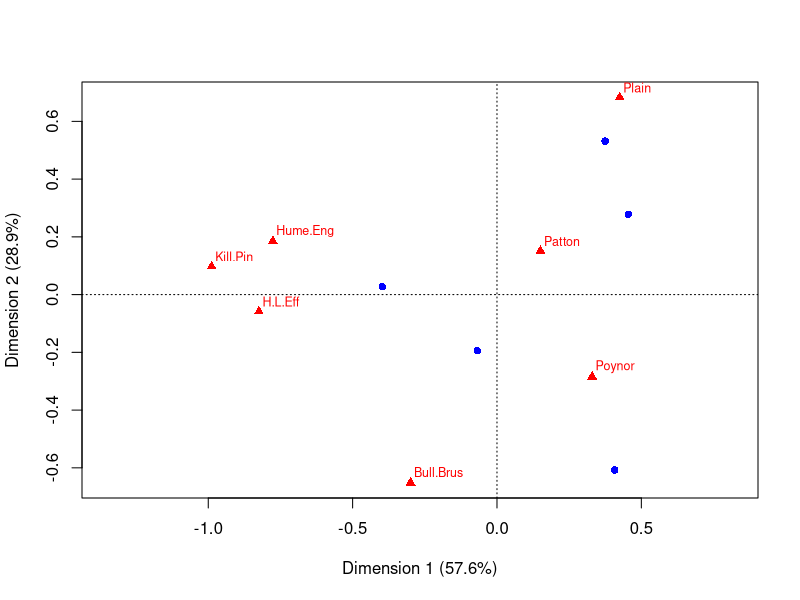
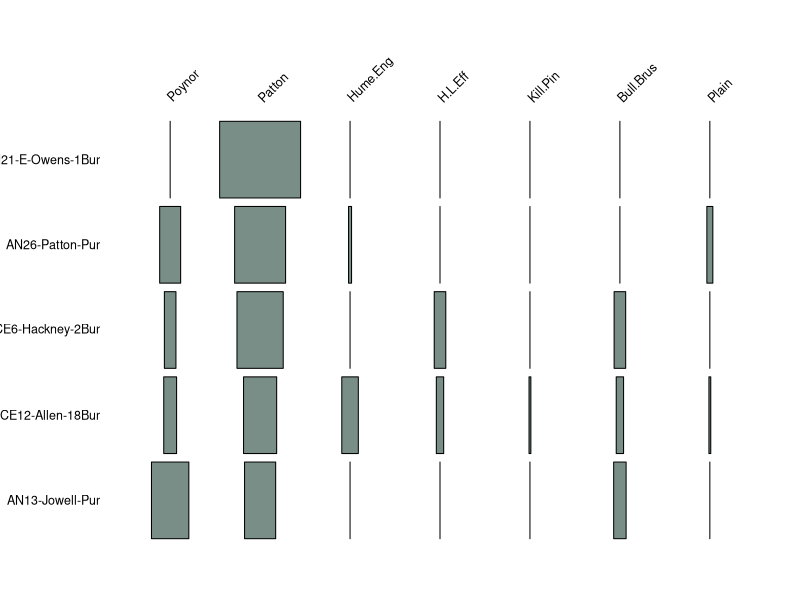

These figures' R source, in order:
## ---- chunk 1
library(dplyr)
library(ca)
library(plotrix)
library(kableExtra)

# read data
data <- read.csv("seriate.allen.phase.csv")

# Row sums
(RS <- rowSums(data[, -(1)]))

# Column sums
CS <- colSums(data[, -(1)])
as.matrix(CS)
burial_ct <- data[, -(1)]
labels <- paste0(data$Burial)
rownames(burial_ct) <- labels
burial_pct <- burial_ct / RS  * 100
## ---- chunk 2
burial_ca <- ca(burial_ct)
plot.ca(burial_ca, labels=c(0, 2), cex = .75)

# Correspondence Analysis Ordering on Dimension 1
(ca_ord <- order(burial_ca$rowcoord[, 1]))
## ---- chunk 3
library(vegan)
burial_dec <- decorana(burial_ct)
# Decorana Ordering on Projection 1
(dec_ord <- order(burial_dec$rproj[, 1]))
(cor.test(ca_ord, dec_ord, method = "kendall"))
detach("package:vegan")
detach("package:permute")
## ---- chunk 4
library(seriation)
burial_dist <- dist(burial_pct, method="manhattan")
# Distance matrix:
round(burial_dist, 1)
set.seed(42)
burial_ser1 <- seriate(burial_dist, method="ARSA")
burial_ser2 <- seriate(burial_dist, method="BBURCG")
burial_ser3 <- seriate(burial_dist, method="BBWRCG")
ord1 <- get_order(burial_ser1)
ord2 <- get_order(burial_ser2)
ord3 <- get_order(burial_ser3)
# Suggested orderings
rbind(ord1, ord2, ord3)

Crit <- c("AR_events", "AR_deviations", "Gradient_raw", "Gradient_weighted")
burial_ord1 <- permute(burial_dist, ord1)
burial_ord2 <- permute(burial_dist, ord2)
burial_ord3 <- permute(burial_dist, ord3)
gahagan_dec_ord <- permute(burial_dist, dec_ord)
gahagan_ca_ord <- permute(burial_dist, ca_ord)

# Comparison between original and ordered:
Results <- list(Original=burial_dist, Ordered1=burial_ord1, Ordered2=burial_ord2, Ordered3=burial_ord3, CA=gahagan_ca_ord, DEC=gahagan_dec_ord)
round(sapply(Results, criterion, method=Crit), 1)

battleship.plot(burial_pct[ord2, ], 
                col="#798E87", 
                cex.labels = .75)
